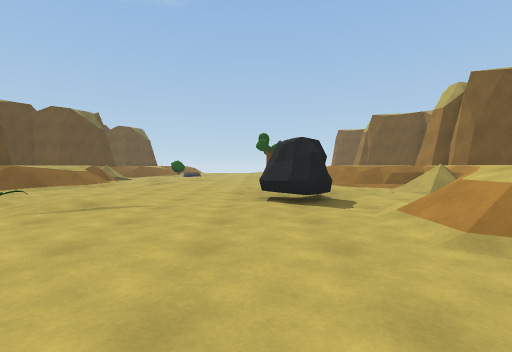
View 1 (above)

21 first-person views from a walk through a 3-D level made in the Unity game engine. The camera is 1.2 m above the floor, tilts 2° down and sees 85° across. The floor is counted in squares, 2 m on a side. Each view is taken from the middle of a square. On the plan, view 1 faces up. The plan holds only what a view shows up to about 9 squares ahead; the rest is blank. The place goes on beyond the plan. The player character is not drawn.

View 2
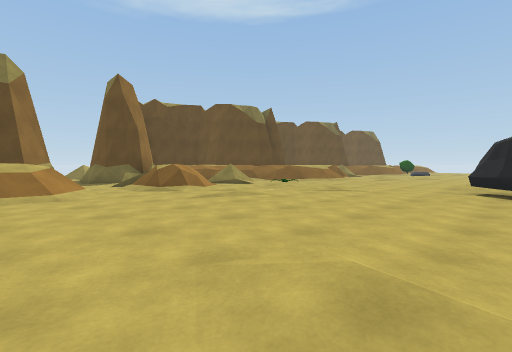

View 3
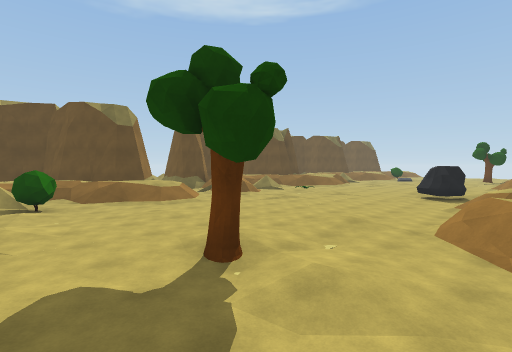

View 4
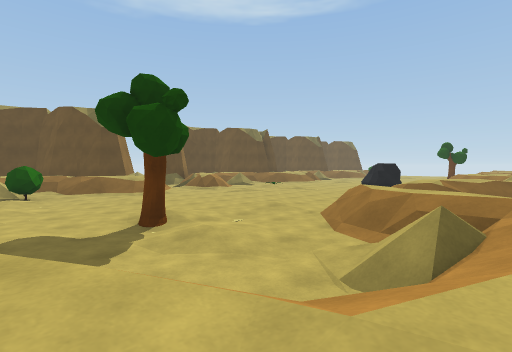

View 5
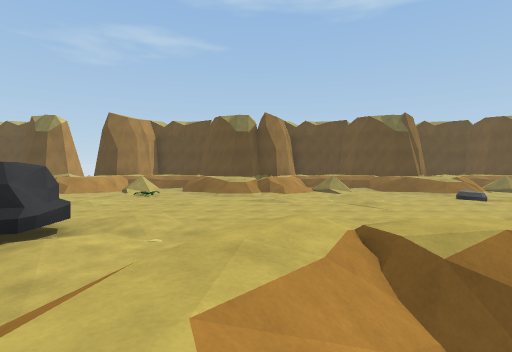

View 6
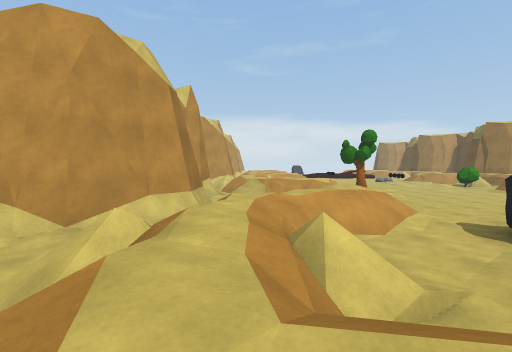

View 7
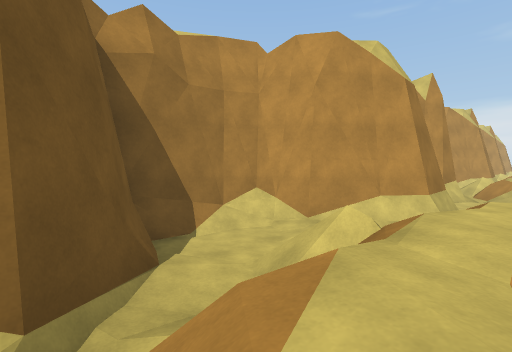

View 8
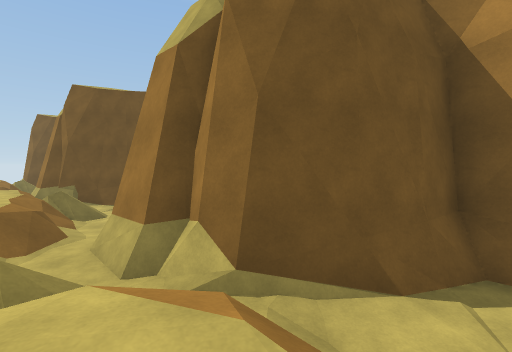

View 9
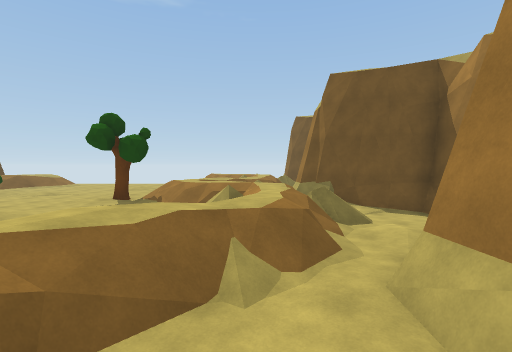

View 10
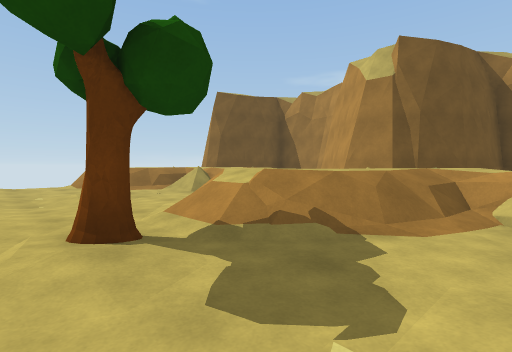

View 11
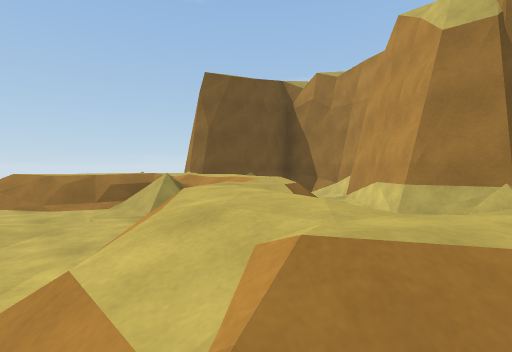

View 12
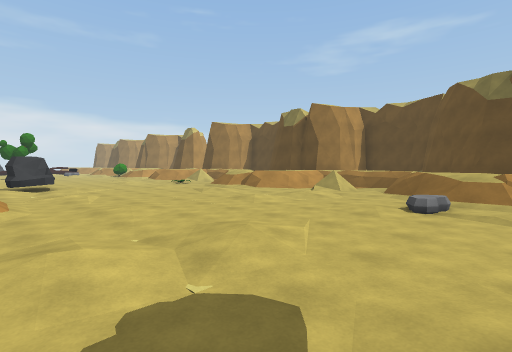

View 13
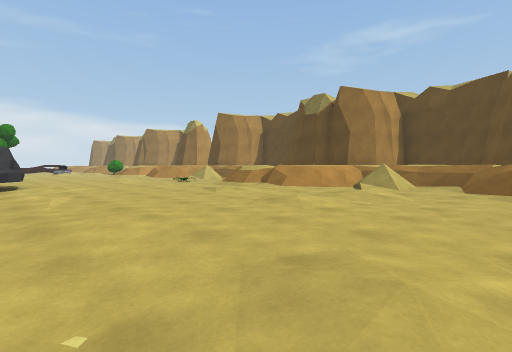

View 14
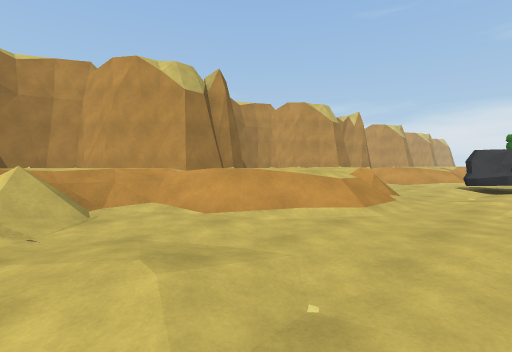

View 15
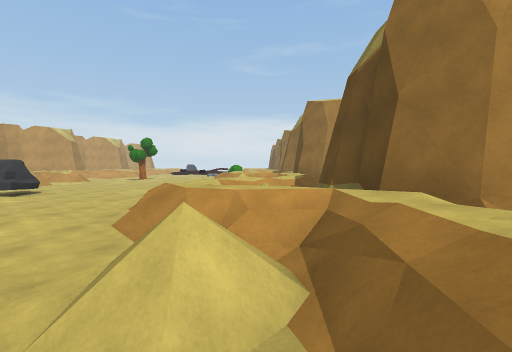

View 16
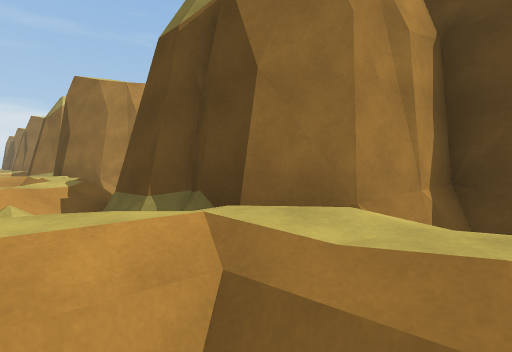

View 17
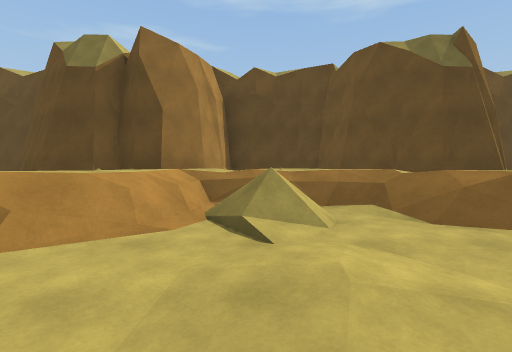

View 18
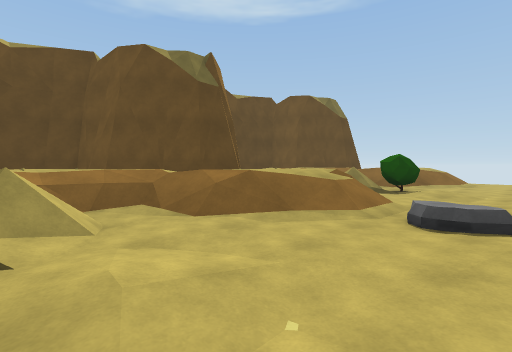

View 19
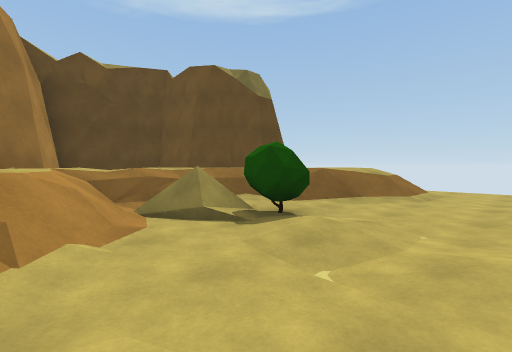

View 20
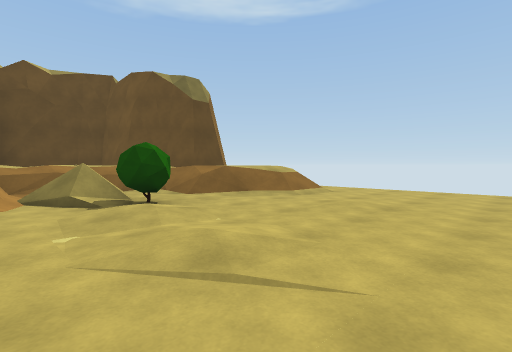

View 21
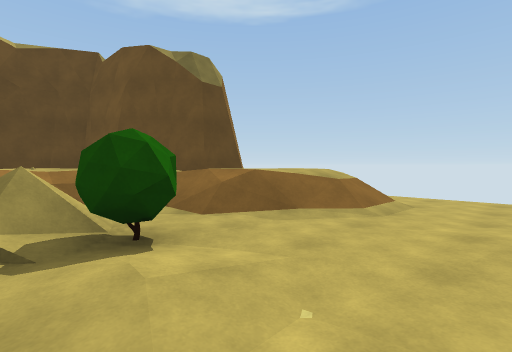

### Floor plan
Key: @ floor where view 1 was taken; # wall or solid block; . main floor; : floor 0.25 m higher than the main floor; + floor 0.5 m higher than the main floor; * floor 1.25 m higher than the main floor; / step, stairs or slope; R rock; T tree; B bush; O other object.
Columns run from 11 left of view 1 to 9 right of it. Each row starts with its distance up from view 1.
 25       ..... ./    #
 24   #/ //......//*  ##
 23   #/ */......./// /##
 22  ## */.....:...//   #
 21 ##:*+..........//  .#
 20 # ///BB......./ * .##
 19 #  ///......../*/ ##
 18 ##////......T/*   #
 17  ##/**/....../*///##
 16   #/ *///...../////##
 15  ## *//........////.#
 14 ## *//.........////.#
 13 # //.........../*/ ##
 12 # ////..:...../*//##
 11 ##////......./*/.##
 10  ##/*//....../// ##
  9   #/ //....../*///##
  8   #//*/......./////##
  7  ##/*/.....:...////.#
  6  # *//......R..////.#
  5 #  /  O....RR.//*  ##
  4 #  / /..:...../*//##
  3  #////......./*/. #
  2  ##  */....../// /#
  1   #.///.......   .
  0   /........@./  /.#
 -1   #/ //......//*//#
 -2      */.......////
 -3     */.....:...//
 -4    *+......T...//
 -5    //BB.......//*
 -6      +....... /*/

Positions as (right, up) in squares from view 1, and headings:
1: (0, 0), facing up
2: (1, -2), facing up-left
3: (3, -6), facing up-left
4: (5, -6), facing up-left
5: (5, 9), facing left
6: (5, 9), facing down
7: (5, 9), facing down-right
8: (5, 7), facing up-right
9: (5, 9), facing up
10: (0, 15), facing up-right
11: (2, 17), facing up-right
12: (2, 17), facing down-left
13: (1, 15), facing down-left
14: (0, 15), facing down-right
15: (-7, 14), facing down
16: (-7, 12), facing down-left
17: (-3, 12), facing left
18: (-3, 12), facing up-left
19: (-3, 17), facing up-left
20: (-1, 18), facing up-left
21: (-3, 19), facing up-left
